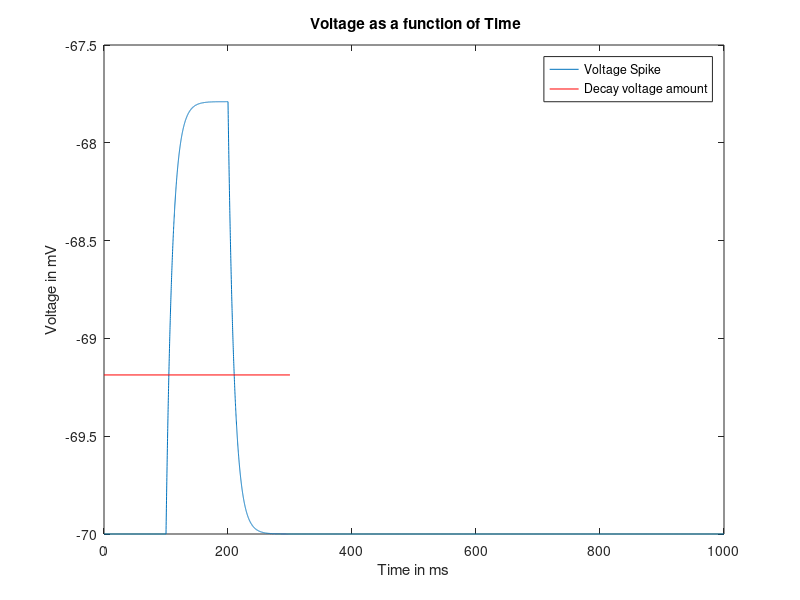
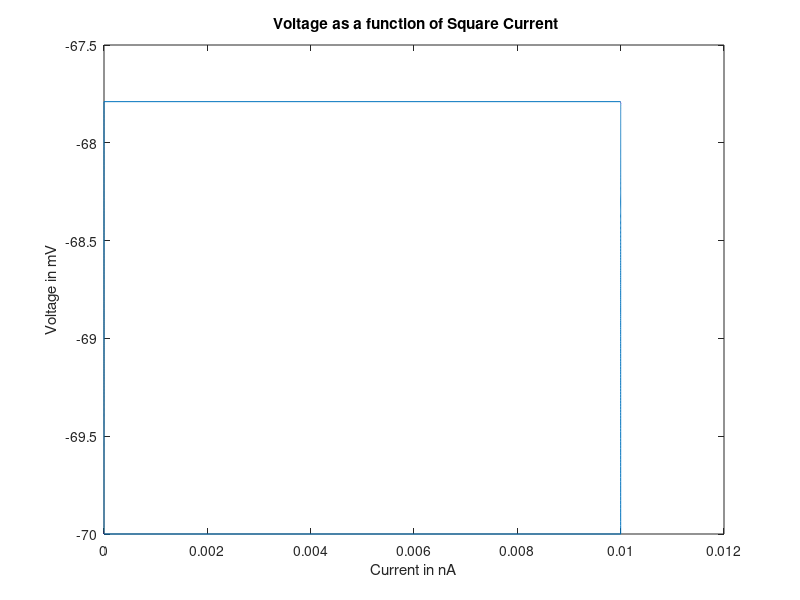

MATLAB code for these plots, in order:
%Cell Parameters

C = ( 144 * pi * ( 10^(-3) ) );     % Capacitance in nF
R = ( ( 10^(4) ) / ( 144 * pi ) ); % Resistance in MegaOhm
Vrest = -70 ;      	   		    % Leakage current reversal potential in mV


% Integration parameters

dt = 0.1;          		% integration time-step in ms
Tdur = 1000;       		% simulation total time in ms
V0 = Vrest ;            % initial condition in mV
k = ceil(Tdur/dt); 		% total number of iterations
V = zeros(1,k+1);  		% Voltage vector in mV
V(1)= V0;             	% assign to the first element of array V, the initial condition V0

% time vector

t = dt.*(0:k);     		% time vector in ms


% Current pulse parameters    

Tstart = 100 ;         		% curent pulse start time in ms
Tstop = 200 ;          		% curent pulse stop time in ms
Iamplitude = 0.1;     		% current pulse amplitude in nA


I = zeros(1,k+1);  		% current vector in nA
I(t>=Tstart & t<Tstop) = Iamplitude; % Assign amplitude when current is on 

%Tstart = 400 ;         		% curent pulse start time in ms
%Tstop = 500 ;          		% curent pulse stop time in ms
%I(t>=Tstart & t<Tstop) = Iamplitude; % Assign amplitude when current is on 
    



 
% Integration with Exponential Euler loop
    for j = 1 : k
        Vinf = Vrest + ( R * I(j))	;  		% Update V infinity value at j iteration    
        V(j+1) = Vinf + (( V(j) - Vinf) * exp( -1* dt / (C*R) ) ) ; 		% Compute V at iteration j+1 with Exponential Euler rule  
 
    end

%For time constant
Vmax=max(V);       %the maximum occuring value of voltage
Vdecay = Vrest + ((Vmax-Vrest)/exp(1)); %Only 1/e times the voltage change is left at t= time constant 

figure;
plot( t , V );

hold on;
y = Vdecay;
line( [t(1), t(3000)] , [y,y] , 'Color' , 'red'); %plot the voltage that is there at t= time constant after spike
hold off;

legend('Voltage Spike', 'Decay voltage amount')
xlabel("Time in ms");
ylabel("Voltage in mV");
title(" Voltage as a function of Time");

figure;
plot( I.*I , V );
xlabel("Current in nA");
ylabel("Voltage in mV");
title(" Voltage as a function of Square Current")


